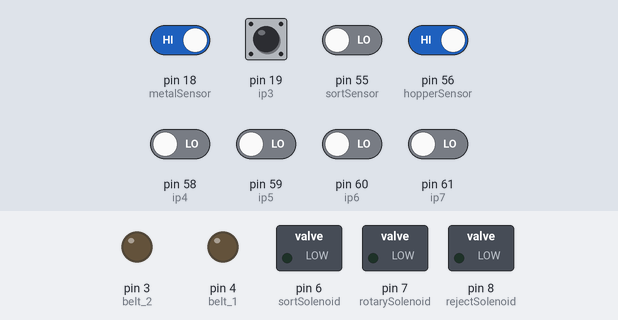
This sketch was run on a simulated Arduino Mega 2560, built with avr-gcc and run on an emulated ATmega2560. Shown: switched loads named in the sketch (green lamp = pin HIGH), output pins drawn as LEDs (lit = HIGH). The test bench sets the inputs (shaded band); at power-on: pin 18 (metalSensor), pin 19 (ip3), pin 56 (hopperSensor) HIGH, pin 55 (sortSensor), pin 58 (ip4), pin 59 (ip5), pin 60 (ip6), pin 61 (ip7) LOW.

Above: at 1.2 s.
1.3 s: pin 55 (sortSensor) driven HIGH
At 1.6 s:
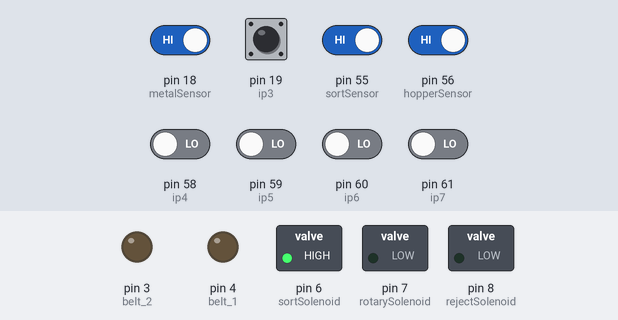
2.8 s: pin 60 (ip6) driven HIGH
At 3.8 s:
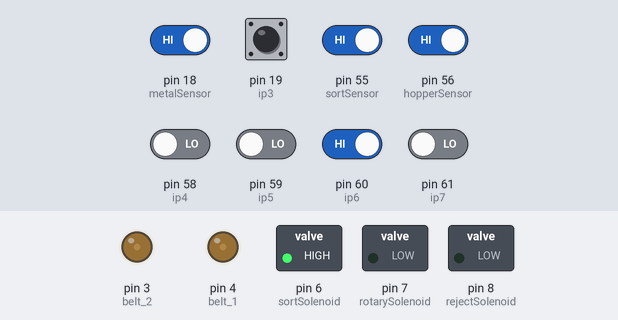
4.3 s: pin 61 (ip7) driven HIGH
At 4.9 s:
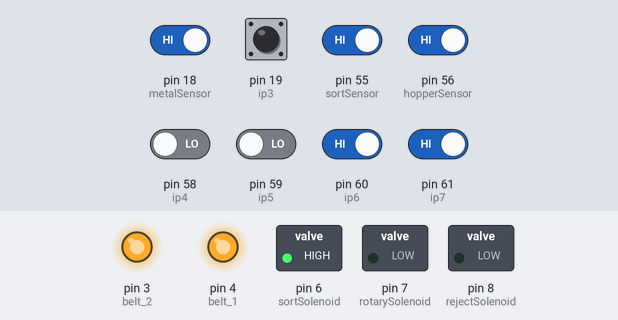
5.8 s: pin 55 (sortSensor) driven LOW
At 6.5 s:
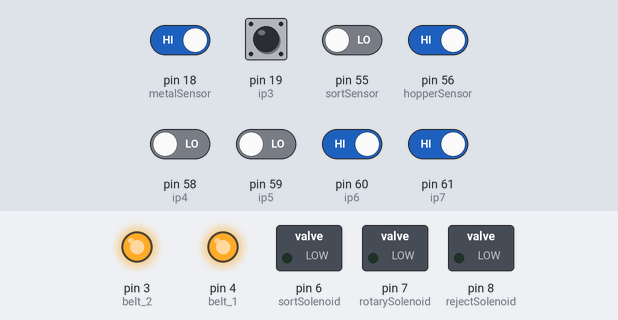
7.6 s: pin 56 (hopperSensor) driven LOW
At 8.8 s:
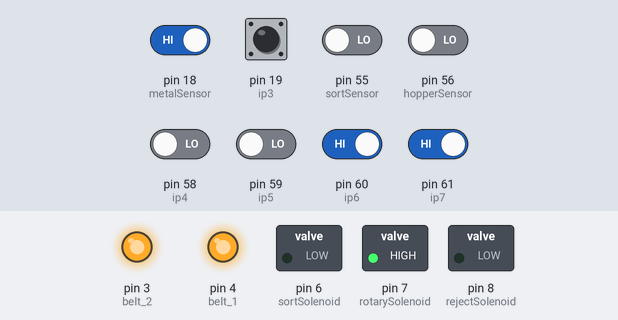
9.1 s: pin 61 (ip7) driven LOW
At 10.2 s:
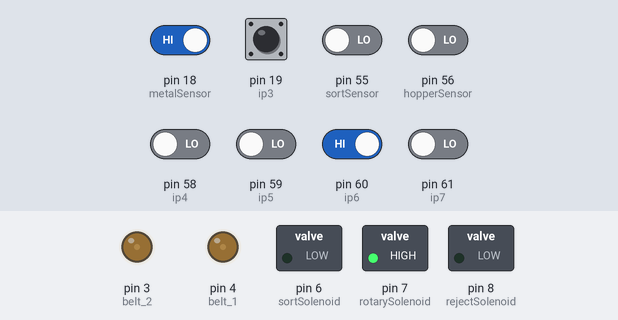
Timing chart, 0 to 11.6 s (numbered marks = the images above; inputs shaded):
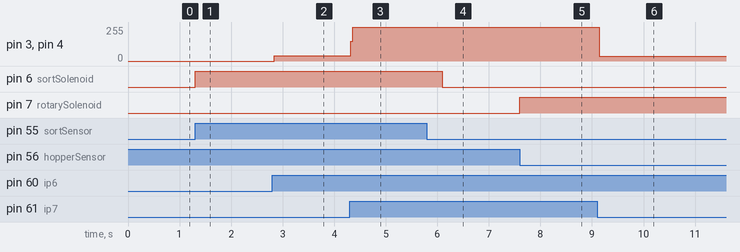

The sketch:

CONTROLLINO_MAXI.ino
```cpp
#include <Controllino.h>

#define IP1_SLEEP_TIME 2500
#define IP4_SLEEP_TIME 1800
#define EXTEND_TIME 300
#define ROTATION_DELAY 1100
#define FLAG_REJECT_DELAY 1800

//Inputs
const int metalSensor = CONTROLLINO_IN0;
const int sortSensor = CONTROLLINO_A1; //first ir sensor
const int hopperSensor = CONTROLLINO_A2;
const int ip3 = CONTROLLINO_IN1; // assembly detection
const int ip4 = CONTROLLINO_A4; // ir sensor 2nd
const int ip5 = CONTROLLINO_A5; //reject detection
const int ip6 = CONTROLLINO_A6;
const int ip7 = CONTROLLINO_A7;

//OUTPUTS
const int belt_1 = CONTROLLINO_D2;
const int belt_2 = CONTROLLINO_D1;
const int sortSolenoid = CONTROLLINO_D4;
const int rotarySolenoid = CONTROLLINO_D5;
const int rejectSolenoid = CONTROLLINO_D6;

//boolean control and timing interval
volatile bool isMetal = false;
volatile bool isAssembly = false;
bool isReject = false;
bool flag_counterIn = true; //Counter++
bool flag_counterOut = false; //Counter--
bool flag_rotate = true;
bool flag_check = false;

unsigned long currentTime;
unsigned long metal_latchedTime = 0;
unsigned long t_out1, t_out2, t_out3;
unsigned long t_ip3, t_ip4 ;
int queueCounter = 0;

char c;

void setup() {
  // put your setup code here, to run once:
  Serial.begin(9600);
  pinMode(metalSensor, INPUT_PULLUP);
  pinMode(sortSensor, INPUT);
  pinMode(hopperSensor, INPUT);
  pinMode(ip3 , INPUT_PULLUP);
  pinMode(ip4, INPUT);
  pinMode(ip5, INPUT);
  pinMode(ip6, INPUT);
  pinMode(ip7, INPUT);
  pinMode(rejectSolenoid, OUTPUT);
  pinMode(sortSolenoid, OUTPUT);
  pinMode(rotarySolenoid, OUTPUT);
  pinMode(belt_1 , OUTPUT);
  pinMode(belt_2 , OUTPUT);
  attachInterrupt(digitalPinToInterrupt(metalSensor), metalDetected, RISING);
  attachInterrupt(digitalPinToInterrupt(ip3), assemblyDetected, RISING);
  t_out1 = t_out2 = t_out3 = t_ip3 = t_ip4 = 0;
}

void loop() {
  //  Serial.println (queueCounter);
  //  Serial.println(isReject);
  currentTime = millis();
  timingControl();

  if (Serial.available() > 0) {
    c = Serial.read();
    if (c == 'a') {
      digitalWrite(belt_1 , HIGH);
      digitalWrite(belt_2, HIGH);
    }
    else {
      digitalWrite(belt_1 , LOW);
      digitalWrite(belt_2 , LOW);
    }
  }

  if (digitalRead(ip6) == HIGH) {
    digitalWrite(belt_1 , HIGH);
    digitalWrite(belt_2, HIGH);
  }

  if (digitalRead(ip7) == LOW) {
    digitalWrite(belt_1 , LOW);
    digitalWrite(belt_2 , LOW);
  }

  if (digitalRead(sortSensor) == HIGH && !isMetal && queueCounter < 5)
    pushRing();

  if (digitalRead(hopperSensor) == LOW && queueCounter > 0 && flag_rotate) {
    digitalWrite(rotarySolenoid, HIGH);
    flag_counterOut = true;
    t_out2 = currentTime;
  }

  //detection of non-assembled products then prepare to flag it as a "reject"
  if (digitalRead(ip4) == LOW && !isAssembly) {
    //    Serial.println("REJECT");
    flag_check = true; // isReject trigger method , need this so it only triggers once
    t_ip4 = currentTime;
  }

  if (digitalRead(ip5) == HIGH && isReject) {
    digitalWrite(rejectSolenoid, HIGH);
    t_out3 = currentTime;
    isReject = false;
  }
}

void metalDetected() {
  isMetal = true;
  metal_latchedTime = currentTime;
}

void pushRing() {
  digitalWrite(sortSolenoid, HIGH);
  t_out1 = currentTime;
  flag_rotate = false;
  if (flag_counterIn) {
    queueCounter++;
    flag_counterIn = false;
  }
}

void assemblyDetected() {
  Serial.println("assembly");
  isAssembly = true;
  t_ip3 = currentTime;
}

void timingControl() {
  //Control passing of metal, unflag after the interval;
  if ((currentTime - metal_latchedTime) > IP1_SLEEP_TIME)
    isMetal = false;

  //Control extension of solenoid, retract after extendPeriod
  if ((currentTime - t_out1) > EXTEND_TIME) {
    digitalWrite( sortSolenoid, LOW);
    flag_counterIn = true;
  }

  if ((currentTime - t_out1) > ROTATION_DELAY )
    flag_rotate = true;

  if ((currentTime - t_out2) > EXTEND_TIME && flag_counterOut == true) {
    digitalWrite( rotarySolenoid, LOW);
    queueCounter--;
    flag_counterOut = false;
  }

  if (currentTime - t_out3 > EXTEND_TIME)
    digitalWrite(rejectSolenoid, LOW);

  //flag reject afteer 1.8sec of sensing "reject"
  if ((currentTime - t_ip4) > FLAG_REJECT_DELAY && flag_check) {
    flag_check = false;
    isReject = true;
  }
  if ((currentTime - t_ip3) > IP4_SLEEP_TIME)
    isAssembly = false;
}
```

Measured:
- after the input at 1.3 s, pin 6 (sortSolenoid): LOW → HIGH at once
- after the input at 2.8 s, pin 3 (belt_2), pin 4 (belt_1): 0/255 → 39/255 at once
- after the input at 4.3 s, pin 3 (belt_2), pin 4 (belt_1): 39/255 → 255/255 at once
- after the input at 5.8 s, pin 6 (sortSolenoid): HIGH → LOW after 0.30 s
- after the input at 7.6 s, pin 7 (rotarySolenoid): LOW → HIGH at once
- after the input at 9.1 s, pin 3 (belt_2), pin 4 (belt_1): 255/255 → 37/255 at once
